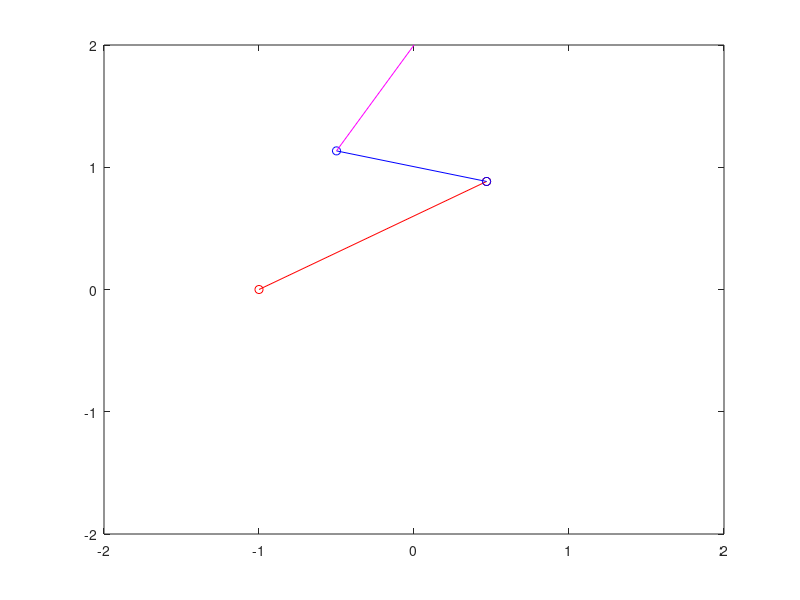

MATLAB code to generate this figure:
% Inverse kinematic soultion using geometric approach
% Works only for single point
% for the purpose of generating joint variables for given coordinate.
% function [theta1 theta2 theta3] = inkin(xe,ye)
clear all;
close all;

xe =   0;
ye =   2;

phi = pi/3;

l1 = 1;
l2 = 1;
l3 = 1;

k1 = xe - l3*cos(phi);
k2 = ye - l3*sin(phi);

c2 = (k1^2 + k2^2 - l1^2 - l2^2)/(2*l1*l2);
s2 = sqrt(1 - c2^2);

theta2 = atan2(s2,c2);

alpha = atan2(k2,k1);
beta  = atan2(l2*sin(theta2),l1+l2*cos(theta2));
theta1= alpha - beta ;
theta3= phi - (theta1+theta2);

x1=-1;
y1=0;
x2=l1*cos(theta1);
y2=l1*sin(theta1);
x3=l1*cos(theta1) + l2*cos(theta1+theta2);
y3=l1*sin(theta1) + l2*sin(theta1+theta2);
x4=l1*cos(theta1) + l2*cos(theta1+theta2) + l3*cos(theta1+theta2+theta3);
y4=l1*sin(theta1) + l2*sin(theta1+theta2) + l3*sin(theta1+theta2+theta3);


plot([x1,x2],[y1,y2],'-ro')
    hold on
    axis([-2*l1 2*l1 -2*l1 2*l1])
    
plot([x2,x3],[y2,y3],'-bo')
                   
plot([x3,x4],[y3,y4],'-m')
    hold off
   
theta1
theta2
theta3

